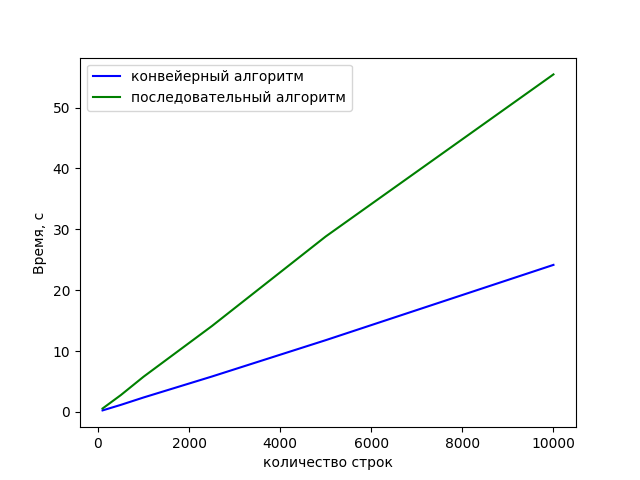

Write Python code to recreate this figure.
import matplotlib.pyplot as plt
def plot_results():
    plt.xlabel('Количество слов')
    plt.ylabel('Время, с')

    x_ths = [ 100, 500, 1000, 2500, 5000, 10000]
    y_th = [0.246199, 1.15154, 2.36791,5.80938, 11.7832, 24.1511]#[2.46199e+8, 1.15154e+9, 2.36791e+9,5.80938e+09, 1.17832e+10, 2.41511e+10]
    y_usual = [0.555688, 2.75488, 5.77721, 14.0969, 28.8174, 55.4429]#[5.55688e+08, 2.75488e+09, 5.77721e+09, 1.40969e+10, 2.88174e+10, 5.54429e+10]
    #plt.plot(x_ths, y_ths, color = 'g', label = 'сложение матриц')
    #plt.ylim([0.0,0.001])
    #plt.xlim([0,1000])
    #plt.legend()
    #plt.show()

    plt.xlabel('количество строк')
    plt.ylabel('Время, с')
    plt.plot(x_ths, y_th, color = 'b', label = 'конвейерный алгоритм')
    plt.plot(x_ths, y_usual, color = 'g', label = 'последовательный алгоритм')
    plt.legend()
    plt.show()
    

plot_results()
